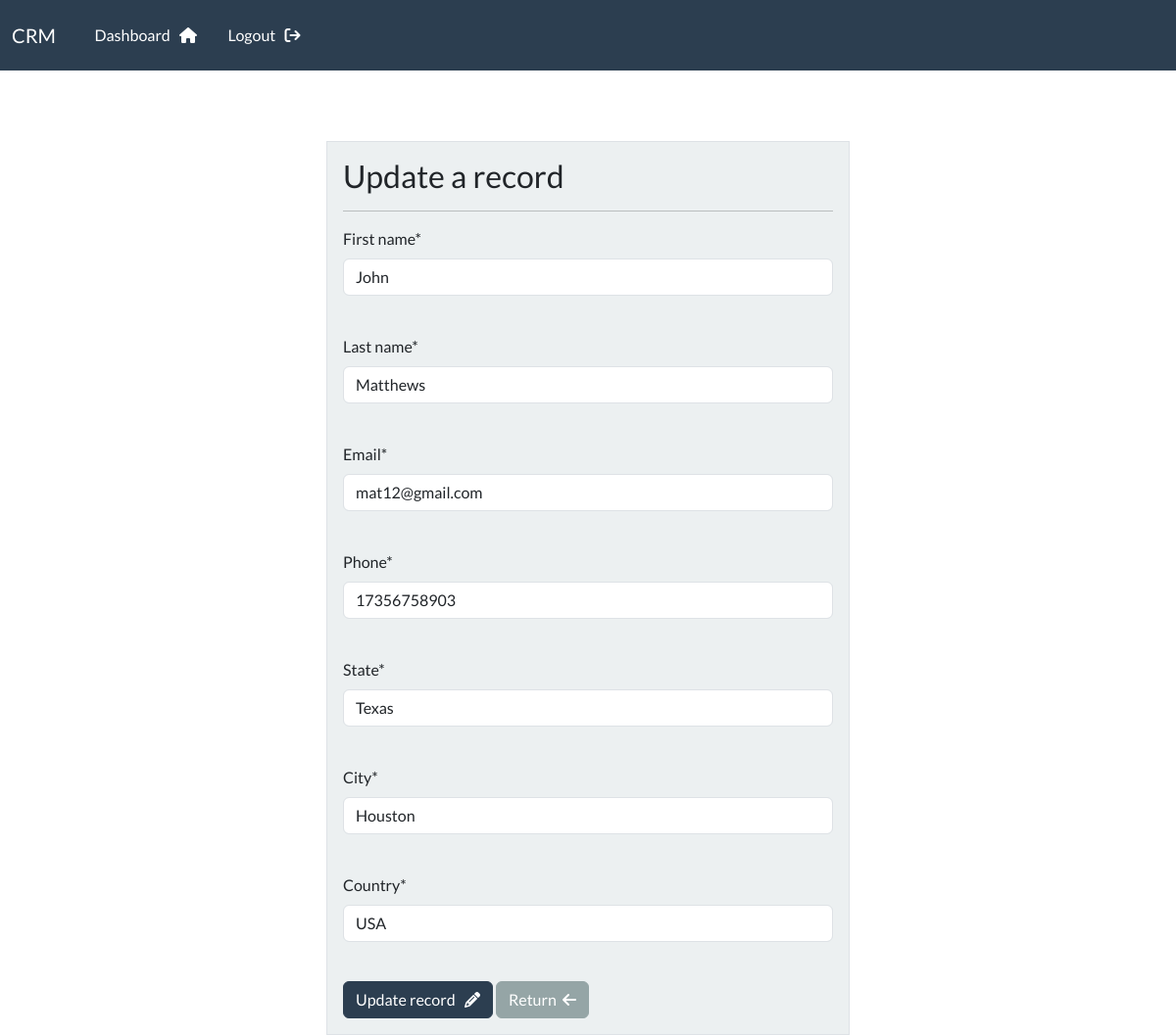
Page /update-record/5/ (signed in) on the committed database.
### webapp/models.py (models this page shows, shortened)
class Record(models.Model):
    creation_date = models.DateTimeField(auto_now_add=True)
    first_name = models.CharField(max_length=100)
    last_name = models.CharField(max_length=100)
    email = models.CharField(max_length=255)
    phone = models.CharField(max_length=20)
    state = models.CharField(max_length=200)
    city = models.CharField(max_length=255)
    country = models.CharField(max_length=100)

### webapp/views.py (the view)
# urls.py: path('update-record/<int:pk>/', views.update_record, name="update-record"),
@login_required(login_url="login")
def update_record(request, pk):
    record = Record.objects.get(id=pk)
    form = UpdateRecordForm(instance=record)
    context = {
        'form': form,
        }  # Define context outside the if block
    if request.method == 'POST':
        form = UpdateRecordForm(instance=record, data=request.POST)
        if form.is_valid():
            form.save()
            messages.success(request,"Your record was updated!")
            return redirect('dashboard')
    return render(request, 'webapp/update-record.html', context)

### webapp/forms.py
class UpdateRecordForm(forms.ModelForm):
    class Meta:
        model = Record
        fields = ['first_name', 'last_name', 'email', 'phone','state','city','country']

### webapp/templates/webapp/update-record.html (shortened to what this page needs)
{% extends 'webapp/base.html'%}
{% load crispy_forms_tags %}
{% block content %}
<div class="container ">
    <div class="row mt-5">
     <div class="col-md-6 offset-md-3">
         <div class="border p-3 bg-light">
             <h3> Update a record </h3>
             <hr>
             <form method="POST">
                 {{form.first_name|as_crispy_field }}
                 <br>
                 {{form.last_name|as_crispy_field }}
                 <br>
                 {{form.email|as_crispy_field}}
                 <br>
                 {{form.phone|as_crispy_field}}
                 <br>
                 {{form.state|as_crispy_field}}
                 <br>
                 {{form.city|as_crispy_field}}
                 <br>
                 {{form.country|as_crispy_field}}
                 <br>
             <button type="submit" class="btn btn-primary "> Update record &nbsp; <i class="fa-solid fa-pencil"></i> </button>
             <a href="{% url 'dashboard' %}" class="btn btn-secondary">Return &nbsp;<i class="fa-solid fa-arrow-left"></i> </a>
         </form>
         </div>
     </div>
    </div>
 </div>
{% endblock %}

### rows in the picture
Record: first_name "John", last_name "Matthews", email "mat12@gmail.com", phone "17356758903", state "Texas", city "Houston", country "USA"
